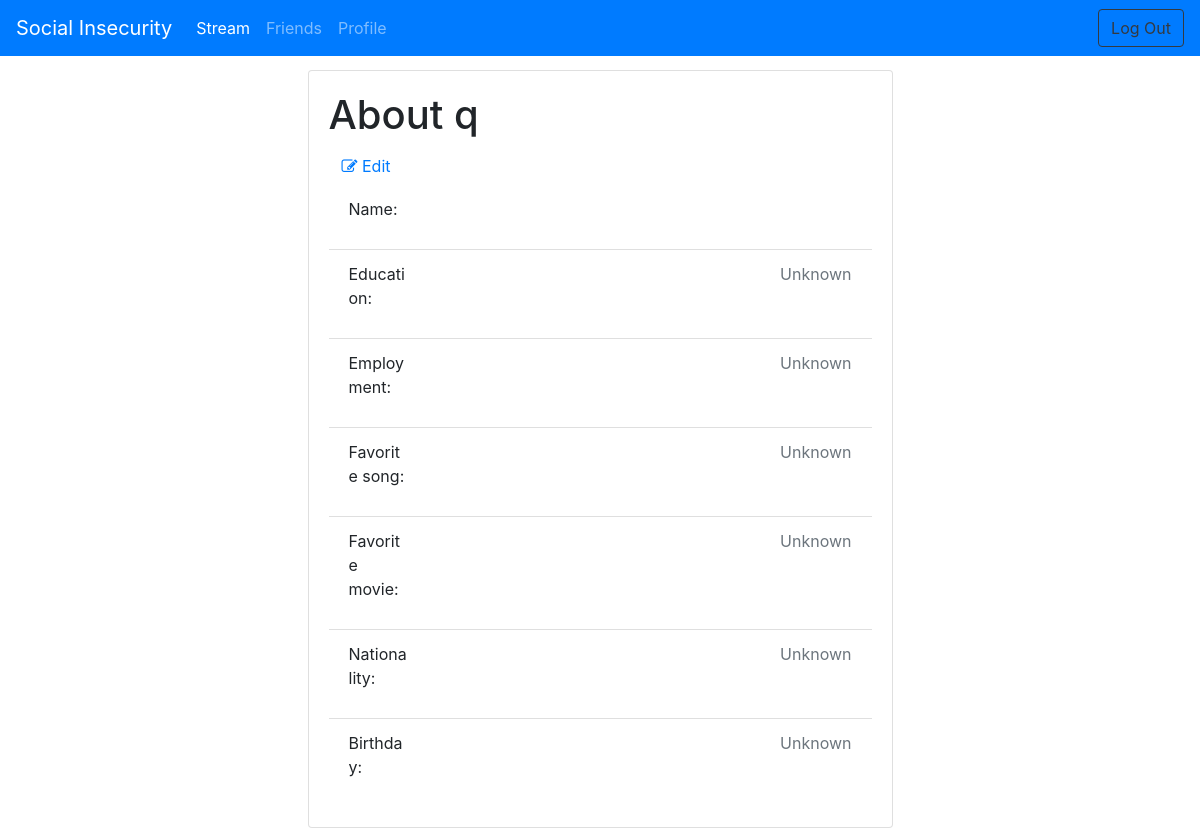
The app's page /profile/q (signed in) with its own data.
### tables this page shows
CREATE TABLE [Users] (
  id INTEGER PRIMARY KEY,
  username VARCHAR,
  first_name VARCHAR,
  last_name VARCHAR,
  [password] VARCHAR,
  education VARCHAR DEFAULT 'Unknown',
  employment VARCHAR DEFAULT 'Unknown',
  music VARCHAR DEFAULT 'Unknown',
  movie VARCHAR DEFAULT 'Unknown',
  nationality VARCHAR DEFAULT 'Unknown',
  birthday DATE DEFAULT 'Unknown'
);

### app/routes.py (the view, shortened to what this page needs)
@app.route('/profile/<username>', methods=['GET', 'POST'])
def profile(username):
    if session.get("username") != username:
        return redirect(url_for('index'))
    form = ProfileForm()
    user = query_db('SELECT * FROM Users WHERE username="{}";'.format(username), one=True)
    return render_template('profile.html', title='profile', username=username, user=user, form=form)

### app/__init__.py (called while the page is built)
def get_db():
    db = getattr(g, '_database', None)
    if db is None:
        db = g._database = sqlite3.connect(app.config['DATABASE'])
    db.row_factory = sqlite3.Row
    return db

def query_db(query, one=False):
    db = get_db()
    cursor = db.execute(query)
    rv = cursor.fetchall()
    cursor.close()
    db.commit()
    return (rv[0] if rv else None) if one else rv

@app.teardown_appcontext
def close_connection(exception):
    db = getattr(g, '_database', None)
    if db is not None:
        db.close()

### app/routes.py (called while the page is built)
@app.before_request
def make_session_permanent():
    session.permanent = True
    app.permanent_session_lifetime = timedelta(minutes=5)

### app/templates/profile.html (shortened to what this page needs)
{% extends "base.html" %}
{% import "bootstrap/wtf.html" as wtf %}
{% block content %}
<div class="container-flex justify-content-center">
    <div class="row justify-content-center">
        <div class="col-sm-12 col-lg-6">
            <div class="card">
                <div class="card-body">
                    <h1 class="card-text">About {{username}}</h1>
                    <button type="button" class="btn btn-link" id="edit-button"><span class="fa fa-edit"></span>&nbsp;Edit</button>
                    <div id="view-details">
                        <ul class="list-group list-group-flush">
                            <li class="list-group-item d-inline">
                                <div class="row">
                                    <p class="col-sm-2">Name:</p>
                                    <p class="text-right col-sm-10 text-muted">{{user.first_name}} {{user.last_name}}</p>
                                </div>
                            </li>
                            <li class="list-group-item d-inline">
                                <div class="row">
                                    <p class="col-sm-2">Education:</p>
                                    <p class="text-right col-sm-10 text-muted">{{user.education}}</p>
                                </div>
                            </li>
                            <li class="list-group-item d-inline">
                                <div class="row">
                                    <p class="col-sm-2">Employment:</p>
                                    <p class="text-right col-sm-10 text-muted">{{user.employment}}</p>
                                </div>
                            </li>
                            <li class="list-group-item d-inline">
                                <div class="row">
                                    <p class="col-sm-2">Favorite song:</p>
                                    <p class="text-right col-sm-10 text-muted">{{user.music}}</p>
                                </div>
                            </li>
                            <li class="list-group-item d-inline">
                                <div class="row">
                                    <p class="col-sm-2">Favorite movie:</p>
                                    <p class="text-right col-sm-10 text-muted">{{user.movie}}</p>
                                </div>
                            </li>
                            <li class="list-group-item d-inline">
                                <div class="row">
                                    <p class="col-sm-2">Nationality:</p>
                                    <p class="text-right col-sm-10 text-muted">{{user.nationality}}</p>
                                </div>
                            </li>
                            <li class="list-group-item d-inline">
                                <div class="row">
                                    <p class="col-sm-2">Birthday:</p>
                                    <p class="text-right col-sm-10 text-muted">{{user.birthday}}</p>
                                </div>
                            </li>
                        </ul>
                    </div>
                </div>
            </div>
        </div>
    </div>
</div>
{% endblock %}

### app/static/css/general.css (style rules this page uses)
body { padding-top: 70px }

### records on screen
Users: education "Unknown", employment "Unknown", music "Unknown", movie "Unknown", nationality "Unknown", birthday "Unknown"

### other values on screen
{{ username }} "q"
